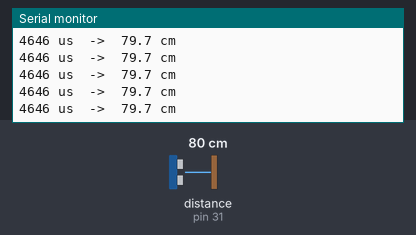
The sketch below on a simulated Arduino Mega 2560, built with avr-gcc and run on an emulated ATmega2560. Shown: the last lines printed to the serial monitor. Wiring (inferred from the names in the program): ultrasonic range finder: trigger pin 30; echo pin 31. The test bench sets the inputs (shaded band); at power-on: distance to the obstacle (sensor on pin 31) 80 cm. The echo pulse lasts 58.3 µs per cm.

Above: at 1.2 s.
1.3 s: distance to the obstacle (sensor on pin 31) set to 35 cm
At 1.6 s:
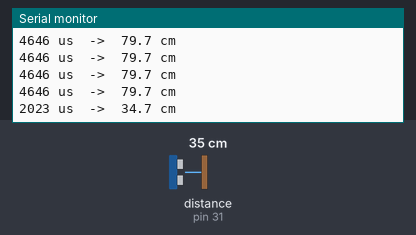
4.3 s: distance to the obstacle (sensor on pin 31) set to 2 cm
At 4.44 s:
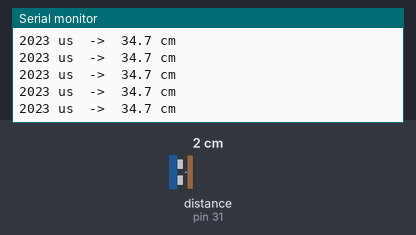
Timing chart, 0 to 7.3 s (numbered marks = the images above; inputs shaded):
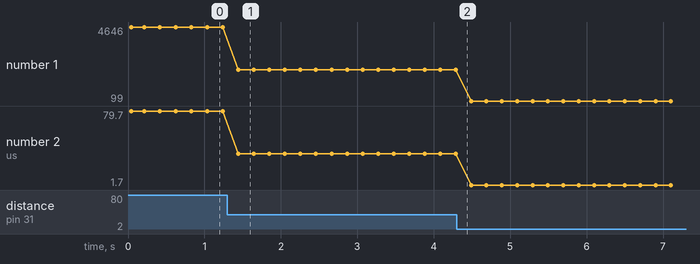

The sketch:

45-de-microsegundos-a-centimetros.ino
```cpp
// Curso PX-32 - Leccion 45: de microsegundos a centimetros.
// distancia_cm = eco_us x 0.0343 / 2  (343 m/s a ~20 grados C,
// dividido entre 2 porque el sonido va y vuelve).

const byte TRIG = 30;
const byte ECHO = 31;
const unsigned long TIMEOUT_US = 30000UL;

// Velocidad del sonido a ~20 grados C: 343 m/s = 0.0343 cm/us.
const float SONIDO_CM_POR_US = 0.0343;

unsigned long medirEcoEnUs() {
  digitalWrite(TRIG, LOW);
  delayMicroseconds(2);
  digitalWrite(TRIG, HIGH);
  delayMicroseconds(10);
  digitalWrite(TRIG, LOW);
  return pulseIn(ECHO, HIGH, TIMEOUT_US);
}

float distanciaEnCm(unsigned long ecoUs) {
  return ecoUs * SONIDO_CM_POR_US / 2.0;  // entre 2: ida y vuelta
}

void setup() {
  pinMode(TRIG, OUTPUT);
  digitalWrite(TRIG, LOW);
  pinMode(ECHO, INPUT);
  Serial.begin(9600);
  Serial.println("Leccion 45: distancia estimada en cm.");
}

void loop() {
  unsigned long us = medirEcoEnUs();

  if (us == 0) {
    Serial.println("SIN ECO: nada fiable adelante");
  } else if (us > 23200UL) {
    Serial.println("ECO DEMORADO: fuera de alcance");
  } else {
    Serial.print(us);
    Serial.print(" us  ->  ");
    Serial.print(distanciaEnCm(us), 1);
    Serial.println(" cm");
  }

  delay(200);
}
```

Measured:
- after the input at 1.3 s, the serial monitor: prints a new line after 0.14 s (image 1)
- plotted number 1: 4646 → 2023 after the input at 1.3 s, 2023 → 99 after the input at 4.3 s
- plotted number 2: 79.7 → 34.7 after the input at 1.3 s, 34.7 → 1.7 after the input at 4.3 s
